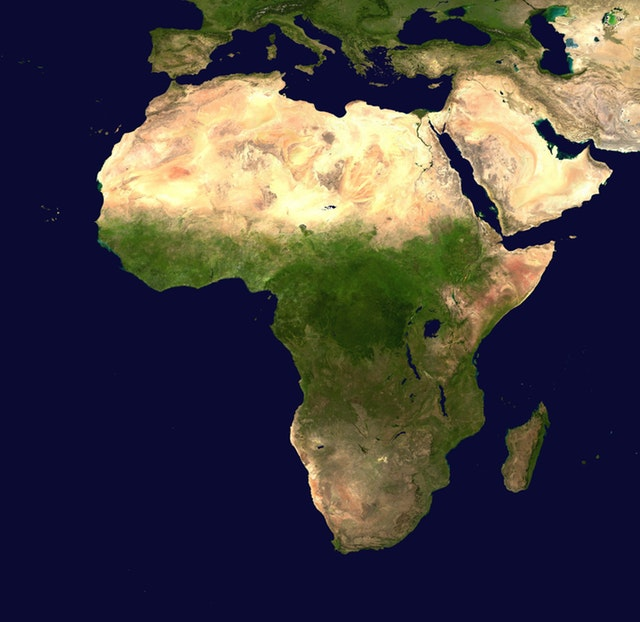
#> input picture 9.klasor/map.jpg, 640 x 622 px, found by its file name
$ python convex_hull_1_Adim.py
#> lines starting #> are read from the running program, lines starting #| are printed output that depends on the picture; after the words box and inside, x2 and y2 are one past the last pixel; in counts of white or black regions, pixels touching at a corner belong together
import numpy as np
import matplotlib.pyplot as plt
import cv2

#biz bazı şekillere çizdiğimiz konturların tamamen sınır çizgileri üzerinden geçmesini
# gecmesini istemiyoruz. bazen onun üzerinde adeta örtü gibi durmasını istiyoruz.
#bu gibi durumlarda convex hull u kullanacaz.

#ya mesela bir kısmı iç bükey olan şekilde iç bükey kısmına değil de dış bükeyden örtsün anladın mı .dk 1.55 te analtıyor.
#yıldızın köşelerinden düz çizgiler çekip birleştirdigini düşün

path = "C:\\Users\\Furkan\\Desktop\\OpenCVegitim\\9.klasor\\map.jpg"

img = cv2.imread(path)
#> img is the input picture: shape (622, 640, 3); mean B, G, R 66.4, 64, 68.6

gray = cv2.cvtColor(img,cv2.COLOR_BGR2GRAY)
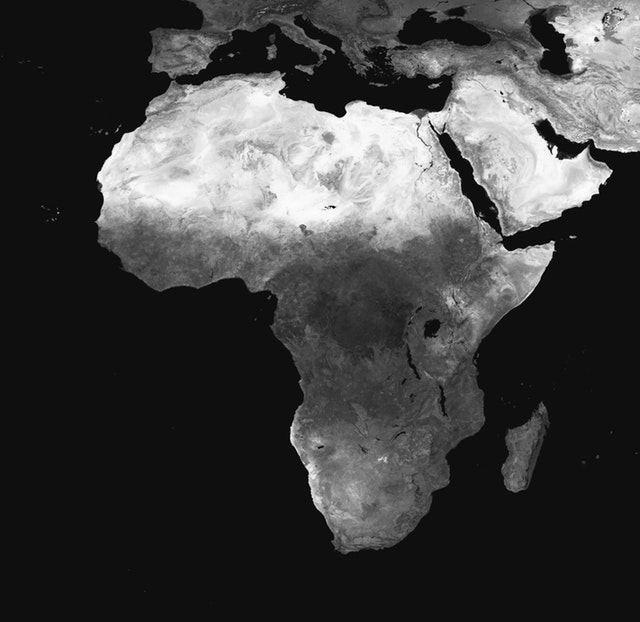
#> gray: shape (622, 640); min 1, max 253, mean 65.7

blur = cv2.blur(gray,(3,3))
ret,thresh = cv2.threshold(blur,50,255,cv2.THRESH_BINARY)
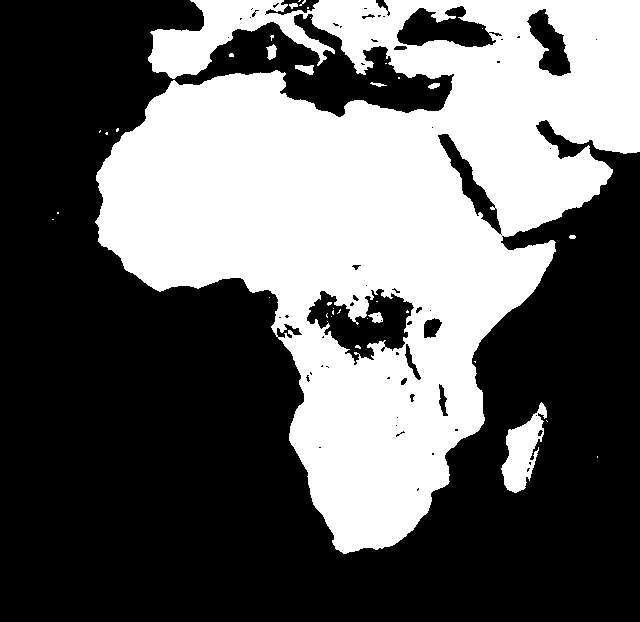
#> thresh: shape (622, 640); 39.6% white; 38 white regions (29 under 20 px)

contours,hierarchy = cv2.findContours(thresh,cv2.RETR_EXTERNAL,cv2.CHAIN_APPROX_SIMPLE)
#> contours = 25 contours, 18 with area under 20; largest, box (x1, y1, x2, y2) and area: (95, 0, 640, 554) 164161, (501, 402, 547, 493) 1955, (295, 65, 314, 75) 102, (266, 44, 277, 60) 92, (428, 83, 440, 89) 38, (289, 3, 298, 9) 24, (370, 82, 387, 87) 22

 #CONTOURS HULL NOKTALARINI , CONVEX HULL NOKTALARINI TUTABŞLMEMİZ İÇİN BOŞ BİR ARRAY OLSUTURACAZ.

hull = []

for i in range(len(contours)):
    hull.append(cv2.convexHull(contours[i],False))#false  değeri değil , indeksin dönmesini sağlar.
#> this loop made 25 passes
#> after the loop, hull = 25 contours, 18 with area under 20; largest, box (x1, y1, x2, y2) and area: (95, 0, 640, 554) 208796, (501, 402, 547, 493) 2453, (295, 65, 314, 75) 119, (266, 44, 277, 60) 112, (428, 83, 440, 89) 40, (370, 82, 387, 87) 34, (289, 3, 298, 9) 30
    #appendde bos diziye atcak surekli
    #buldugum konturları siyah ekranlara çizelim

backGround = np.zeros((thresh.shape[0],thresh.shape[1],3),np.uint8)

for i in range(len(contours)):
    cv2.drawContours(backGround,contours,i,(0,0,255),3,8,hierarchy)
    cv2.drawContours(backGround,hull,i,(0,255,0),1,8)
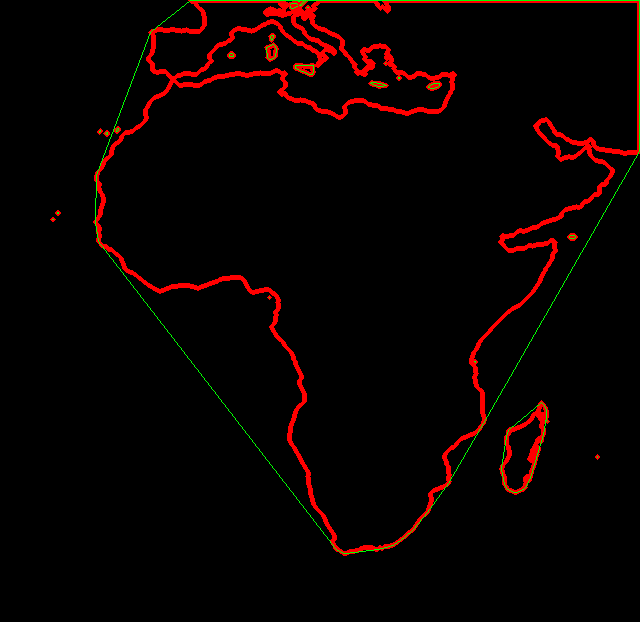
#> backGround: shape (622, 640, 3); mean of channels 0, 1, 2 0, 1.3, 9.9; drawn as B, G, R

#https://chatgpt.com/share/67b8db73-6124-800b-95ab-8ca0e041d285
#buradan oku

cv2.imshow("son",backGround)
cv2.imshow("org",img)


# [4 lines of commented-out code are left out]


cv2.waitKey(0)
cv2.destroyAllWindows()
